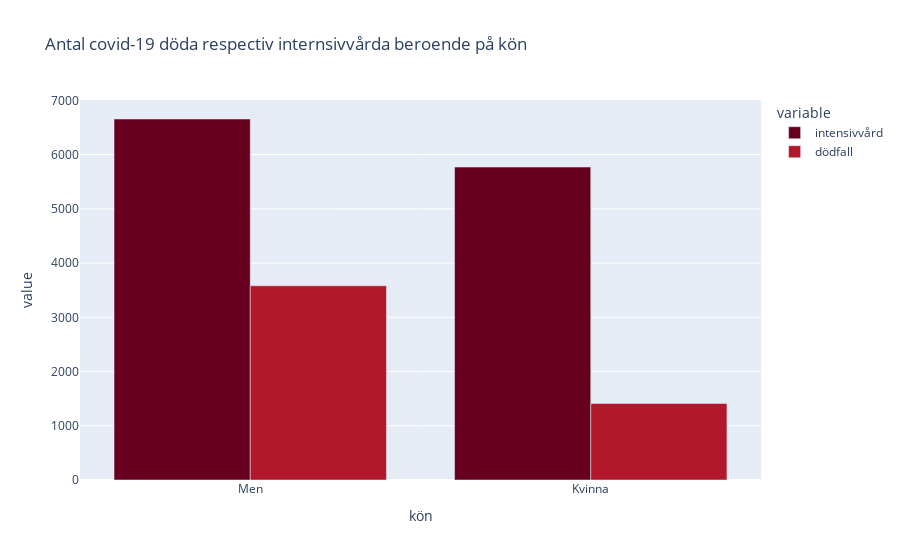

Write notebook code for a chart like this one.
### Markdown cell above
# Graferna med plotly.express

### Code cell
import pandas as pd
import plotly.express as px

df = pd.read_csv("Gender_Data.csv")

#data
int_male = df["Total_ICU_Admissions"][0]
int_female = df["Total_ICU_Admissions"][1]
död_male = df["Total_Deaths"] [0]
död_female = df["Total_Deaths"][1]

#plot
df = pd.DataFrame([
    ['Men', död_male , int_male],
    ['Kvinna', död_female, int_female],
], columns=["kön", "intensivvård", "dödfall"])
fig = px.bar(df, x="kön", y=["intensivvård", "dödfall"], color_discrete_sequence=px.colors.sequential.RdBu, barmode='group', title="Antal covid-19 döda respectiv internsivvårda beroende på kön")
fig.show()

### Figure 1 — Plotly figure (JSON) as saved in the notebook; plotly's stock layout.template omitted (floating-point values rounded to 4 significant figures)
{"data": [{"alignmentgroup": "True", "hovertemplate": "variable=intensivvård<br>kön=%{x}<br>value=%{y}<extra></extra>", "legendgroup": "intensivvård", "marker": {"color": "rgb(103,0,31)"}, "name": "intensivvård", "offsetgroup": "intensivvård", "orientation": "v", "showlegend": true, "textposition": "auto", "type": "bar", "x": ["Men", "Kvinna"], "xaxis": "x", "y": [6657, 5771], "yaxis": "y"}, {"alignmentgroup": "True", "hovertemplate": "variable=dödfall<br>kön=%{x}<br>value=%{y}<extra></extra>", "legendgroup": "dödfall", "marker": {"color": "rgb(178,24,43)"}, "name": "dödfall", "offsetgroup": "dödfall", "orientation": "v", "showlegend": true, "textposition": "auto", "type": "bar", "x": ["Men", "Kvinna"], "xaxis": "x", "y": [3582, 1411], "yaxis": "y"}], "layout": {"barmode": "group", "legend": {"title": {"text": "variable"}, "tracegroupgap": 0}, "title": {"text": "Antal covid-19 döda respectiv internsivvårda beroende på kön"}, "xaxis": {"anchor": "y", "domain": [0, 1], "title": {"text": "kön"}}, "yaxis": {"anchor": "x", "domain": [0, 1], "title": {"text": "value"}}}}
